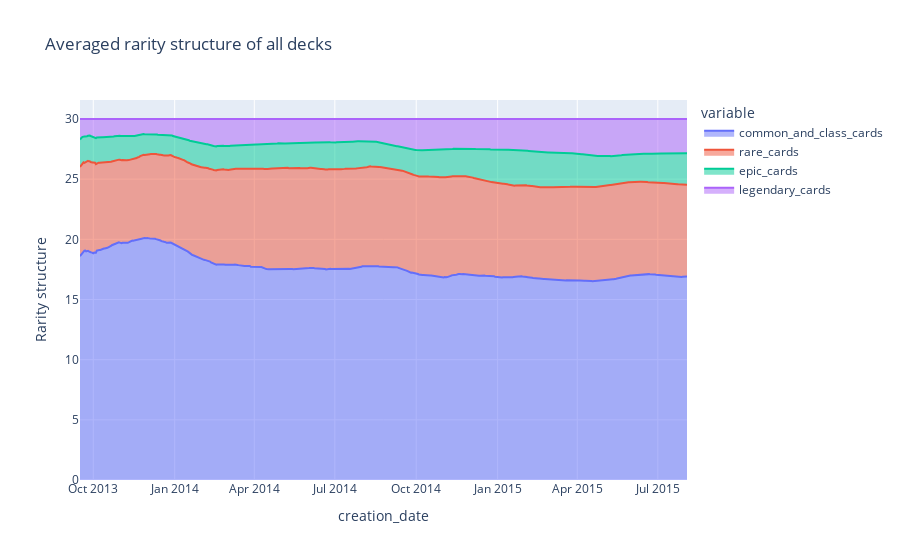

The cell this chart's notebook holds for it:
### Code cell
show_rarity_structure(None, 50, all_classes=True)

### Figure 1 — Plotly figure (JSON) as saved in the notebook; plotly's stock layout.template omitted (floating-point values rounded to 4 significant figures; data arrays with more than 128 entries replaced by an {"elided": "..."} marker saying what was removed)
{"data": [{"fillpattern": {"shape": ""}, "hovertemplate": "variable=common_and_class_cards<br>creation_date=%{x}<br>Rarity structure=%{y}<extra></extra>", "legendgroup": "common_and_class_cards", "line": {"color": "#636efa"}, "marker": {"symbol": "circle"}, "mode": "lines", "name": "common_and_class_cards", "orientation": "v", "showlegend": true, "stackgroup": "1", "type": "scatter", "x": {"elided": "687 str values"}, "xaxis": "x", "y": {"elided": "687 float values"}, "yaxis": "y"}, {"fillpattern": {"shape": ""}, "hovertemplate": "variable=rare_cards<br>creation_date=%{x}<br>Rarity structure=%{y}<extra></extra>", "legendgroup": "rare_cards", "line": {"color": "#EF553B"}, "marker": {"symbol": "circle"}, "mode": "lines", "name": "rare_cards", "orientation": "v", "showlegend": true, "stackgroup": "1", "type": "scatter", "x": {"elided": "687 str values"}, "xaxis": "x", "y": {"elided": "687 float values"}, "yaxis": "y"}, {"fillpattern": {"shape": ""}, "hovertemplate": "variable=epic_cards<br>creation_date=%{x}<br>Rarity structure=%{y}<extra></extra>", "legendgroup": "epic_cards", "line": {"color": "#00cc96"}, "marker": {"symbol": "circle"}, "mode": "lines", "name": "epic_cards", "orientation": "v", "showlegend": true, "stackgroup": "1", "type": "scatter", "x": {"elided": "687 str values"}, "xaxis": "x", "y": {"elided": "687 float values"}, "yaxis": "y"}, {"fillpattern": {"shape": ""}, "hovertemplate": "variable=legendary_cards<br>creation_date=%{x}<br>Rarity structure=%{y}<extra></extra>", "legendgroup": "legendary_cards", "line": {"color": "#ab63fa"}, "marker": {"symbol": "circle"}, "mode": "lines", "name": "legendary_cards", "orientation": "v", "showlegend": true, "stackgroup": "1", "type": "scatter", "x": {"elided": "687 str values"}, "xaxis": "x", "y": {"elided": "687 float values"}, "yaxis": "y"}], "layout": {"autosize": true, "legend": {"title": {"text": "variable"}, "tracegroupgap": 0}, "title": {"text": "Averaged rarity structure of all decks"}, "xaxis": {"anchor": "y", "autorange": true, "domain": [0, 1], "range": ["2013-09-16", "2015-08-03"], "title": {"text": "creation_date"}, "type": "date"}, "yaxis": {"anchor": "x", "autorange": true, "domain": [0, 1], "range": [0, 31.58], "title": {"text": "Rarity structure"}, "type": "linear"}}}
